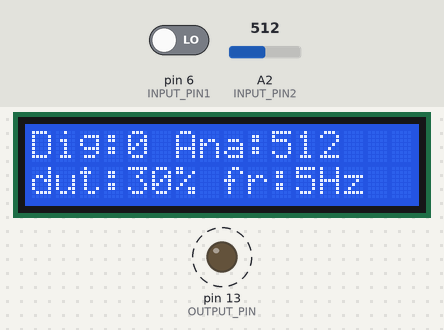
Bench run of a sketch on a simulated Arduino Uno, built with avr-gcc and run on an emulated ATmega328P. Parts: 16×2 character LCD, output pins drawn as LEDs (lit = HIGH). Dashed ring = blinking. The test bench sets the inputs (shaded band); at power-on: A2 (INPUT_PIN2) = 512, pin 6 (INPUT_PIN1) LOW. What the sketch prints to the serial monitor is not drawn.

Above: at 1.2 s.
1.3 s: A2 (INPUT_PIN2) set to 213
At 1.63 s:
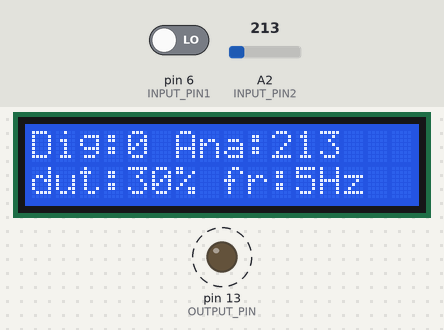
3.4 s: A2 (INPUT_PIN2) set to 192
At 3.7 s:
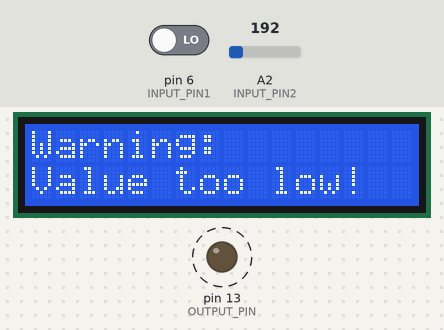
5.3 s: A2 (INPUT_PIN2) set to 1010
At 5.58 s:
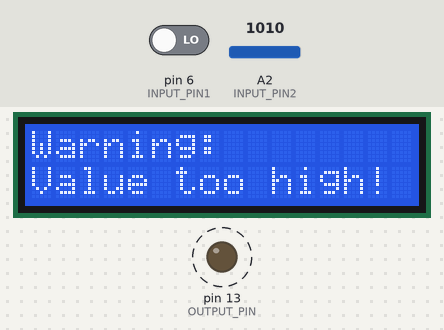
7.2 s: A2 (INPUT_PIN2) set to 984
At 7.46 s:
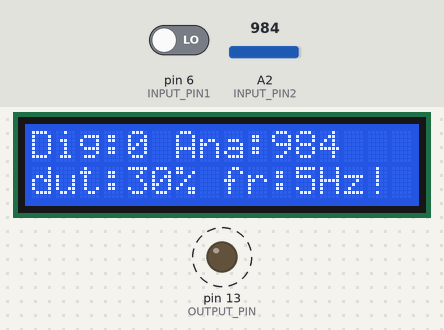
9.0 s: pin 6 (INPUT_PIN1) driven HIGH
At 9.31 s:
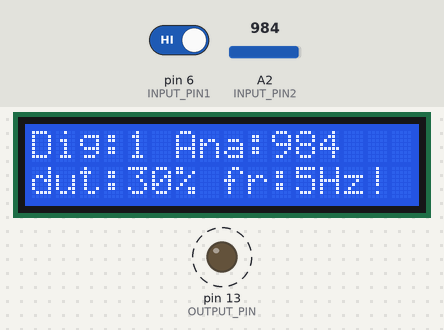
10.6 s: A2 (INPUT_PIN2) set to 0
Timing chart, 0 to 13.6 s (numbered marks = the images above; inputs shaded):
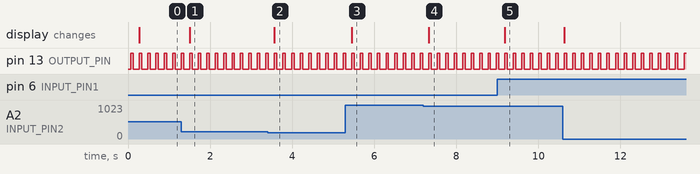

The sketch:

arduino17.02.ino
```cpp
// Q5: The delay() function allows to pause the execution of one's Arduino program for a specific period. (https://www.digikey.es/es/maker/tutorials/2022/how-to-avoid-using-the-delay-function-in-arduino-sketches#:~:text=The%20delay()%20function%20allows,milliseconds%20the%20program%20should%20wait)When it is used, Arduino will stop doing whatever it's doing and wait for the delay() function to finish before executing the other part of the code.
// Q6: Serial.println prints the entered input onto a new line, whereas Serial.print prints it on the same line.
// Q9: Voltage 3.3-pin was regarded as high state.
// Q11: Minimum value is 0 and maximum value is 1023.

#include<LiquidCrystal.h>

const int INPUT_PIN1 = 6;
const int INPUT_PIN2 = A2;
const int OUTPUT_PIN = 13;


LiquidCrystal lcd(12, 11, 5, 4, 3, 2);

void setup() {
  Serial.begin(9600);

  pinMode(OUTPUT_PIN, OUTPUT);
  pinMode(INPUT_PIN1, INPUT);
  pinMode(INPUT_PIN2, INPUT);
  lcd.begin(16, 2);
  lcd.print("System Ready");

  lcd.setCursor(0, 0);
}

void loop() {

  float pulseHigh = 60;
  float pulseLow = 140;

  digitalWrite(OUTPUT_PIN, HIGH);
  delay(pulseHigh);

  digitalWrite(OUTPUT_PIN, LOW);
  delay(pulseLow);

  float pinState = digitalRead(INPUT_PIN1);

  lcd.setCursor(0,0);
  lcd.print("Dig:");
  lcd.print((int)pinState);

  float analogValue = analogRead(INPUT_PIN2);

  lcd.print(" Ana:");
  lcd.print((int)analogValue);

  Serial.print("Analog Value: ");
  Serial.println(analogValue);

  calculate(pulseHigh, pulseLow, analogValue);
}

void calculate(float pulseHigh, float pulseLow, float analogValue) {
  float dutyCycle = (float)((pulseHigh)/(pulseHigh + pulseLow)) * 100;

  float periodInSeconds = (pulseHigh + pulseLow) / 1000.0;
  float frequency = 1.0 / periodInSeconds;

  Serial.print("Frequency: ");
  Serial.println(frequency);
  Serial.print("Duty Cycle: ");
  Serial.println(dutyCycle);

  if(analogValue < 200){
    lcd.clear();
    lcd.setCursor(0,0);
    lcd.print("Warning:");
    lcd.setCursor(0, 1);
    lcd.print("Value too low!");
  }
  else if(analogValue > 1000){
    lcd.clear();
    lcd.setCursor(0,0);
    lcd.print("Warning:");
    lcd.setCursor(0, 1);
    lcd.print("Value too high!");
  }
  else{
    lcd.setCursor(0, 1);
    lcd.print("dut:");
    lcd.print((int)dutyCycle);
    lcd.print("% fr:");
    lcd.print((int)frequency);
    lcd.print("Hz");
  }
}
```

Measured:
- the behaviour switches between 200 and 199 on A2 (INPUT_PIN2) (found by bisection; images 1 and 2)
- the behaviour switches between 1001 and 1000 on A2 (INPUT_PIN2) (found by bisection; images 3 and 4)
- after the input at 1.3 s, the display: changes after 0.21 s (image 1)
- after the input at 3.4 s, the display: changes after 0.17 s (image 2)
- after the input at 5.3 s, the display: changes after 0.15 s (image 3)
- after the input at 7.2 s, the display: changes after 0.13 s (image 4)
- after the input at 9.0 s, the display: changes after 0.19 s (image 5)
- by itself, pin 13 (OUTPUT_PIN): alternates HIGH for 0.06 s and LOW for 0.15 s
